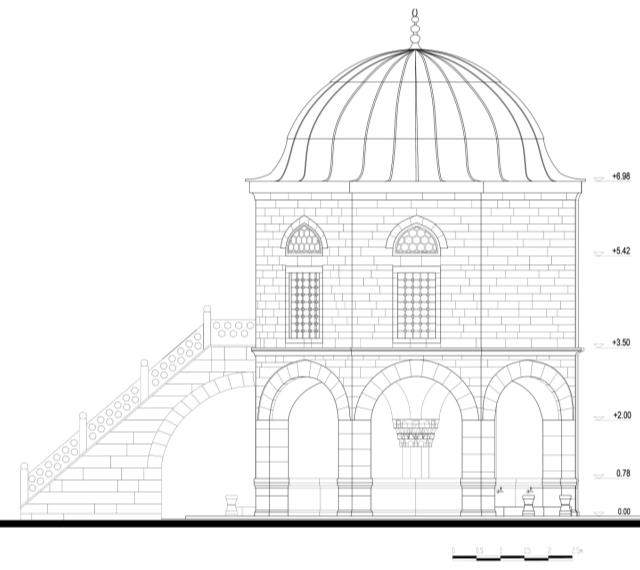
#> input picture docs/documents-context/eserler/koza-han/ref/plan/guler2020_pdf021_mescit_bati_cephesi.png, 640 x 570 px, given in place of bati_orto.png, which was not available
$ python yan_yana.py
#> lines starting #> are read from the running program, lines starting #| are printed output that depends on the picture; after the words box and inside, x2 and y2 are one past the last pixel; in counts of white or black regions, pixels touching at a corner belong together; pictures that were not available may be replaced by others from this repository, and a replacement may not be noted
# AKAR · Orhan Bey Camii · ortografik render ↔ Ayverdi çizimi bindirmesi (aynı ölçek: 35 px/m, zemin hizalı).
# Çalıştırma (Pillow + numpy gerekli):  python yan_yana.py <surum>
# Render: 1400 × 900, orto 40 m → 35 px/m, zemin y = 870, bina ortası x = 700 (build_vNN.py ile aynı).
import sys, os
import numpy as np
from PIL import Image, ImageDraw
HERE = os.path.dirname(os.path.abspath(__file__)); SURUM = sys.argv[1] if len(sys.argv) > 1 else "v01"
K = os.path.normpath(os.path.join(HERE, "..", "..", "kontrol", SURUM))   # 3d/build/araclar → 3d/kontrol
REF = os.path.normpath(os.path.join(HERE, "..", "..", "..", "ref", "plan"))
PPM, ZEMIN, ORTA = 35.0, 870, 700
# (render, çizim, çizim px/m (doğrulanmış), çizimde zemin y, çizimde bina ortası x, kırpma kutusu, başlık)
IS = [("bati_orto", "yurt2024_pdf217_kesit_on-cephe1_ayverdi.png", 33.2, 2001, 275 + 18.6 * 33.2, (260, 1150, 1560, 2030),
       "BATI orto ↔ Ayverdi yan cephe (33,2 px/m; uzunluk 33,4 m = plan)"),
      ("kuzey_orto", "yurt2024_pdf218_on-cephe2_kuzey_ayverdi.png", 40.0 * 26.9 / 25.7, 1289, 366 + 13.8 * 40.0, (270, 200, 1560, 1300),
       "KUZEY orto ↔ Ayverdi ön cephe (çubuk %4,7 hatalı; plan genişliği 25,7 m ile ölçeklendi)")]
for rnd, ref, ppm, zy, cx, box, baslik in IS:
    R0 = Image.open(os.path.join(K, rnd + ".png")).convert("RGBA"); R = Image.new("RGBA", R0.size, (231, 231, 231, 255)); R.alpha_composite(R0); R = R.convert("RGB")   # v06: saydam render açık gri zemine
#> further down, R is the input picture: PIL image 640x570 RGB; min 0, max 255, mean 244.4
    C = Image.open(os.path.join(REF, ref)).convert("L").crop(box)
#> C: PIL image 1300x880 L; every value is 0
    s = PPM / ppm; C = C.resize((int(C.width * s), int(C.height * s)), Image.LANCZOS)
#> after `C = C.resize((int(C.width * s), int(C.height * s)), Image.LANCZOS)`: C: PIL image 1370x927 L; every value is 0
    ox, oy = int(ORTA - (cx - box[0]) * s), int(ZEMIN - (zy - box[1]) * s)
    L = Image.new("L", R.size, 255); L.paste(C, (ox, oy))
#> after `L = Image.new('L', R.size, 255)`: L: PIL image 640x570 L; every value is 255
#> after `L.paste(C, (ox, oy))`:
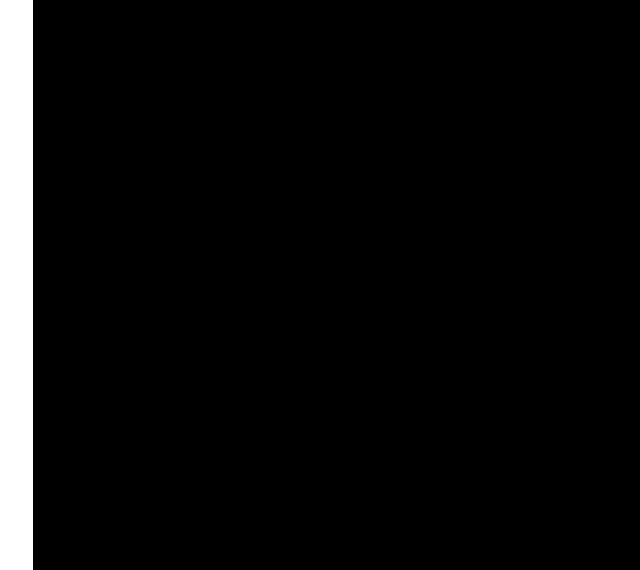
#> L: PIL image 640x570 L; 5.2% white; 1 white region, box (x1, y1, x2, y2) and area: (0, 0, 33, 570) 18810
    r = np.asarray(R).astype(float); l = np.asarray(L).astype(float)[..., None] / 255.0
    ust = (r * (0.35 + 0.65 * l)); ust[(l[..., 0] < 0.5)] = [20, 20, 160]          # çizgiler lacivert
#> after `ust = r * (0.35 + 0.65 * l)`:
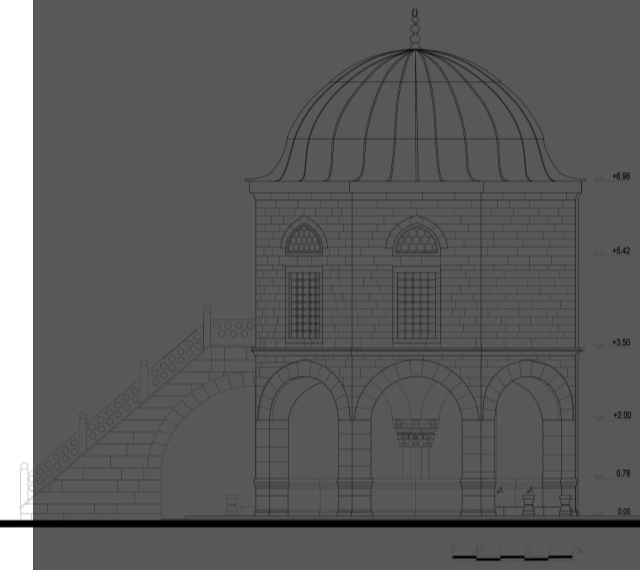
#> ust: shape (570, 640, 3) float64; min 0, max 255, mean 94
#> after `ust[l[..., 0] < 0.5] = [20, 20, 160]`:
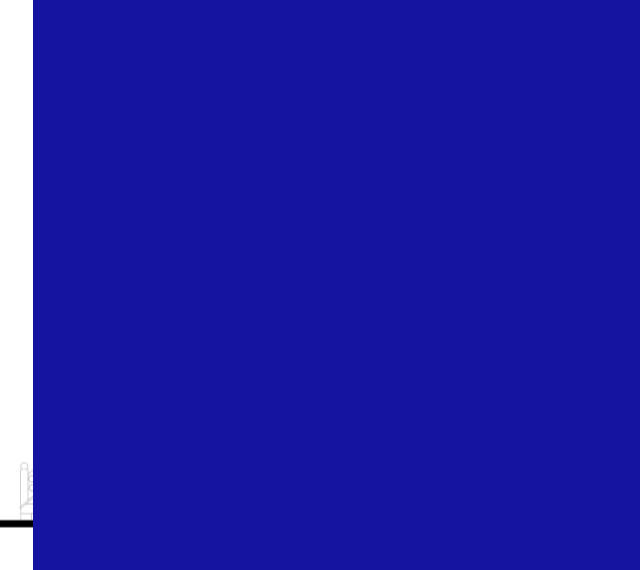
#> ust: shape (570, 640, 3) float64; mean R, G, B 31.9, 31.9, 164.7
    B = Image.fromarray(ust.clip(0, 255).astype("uint8")); ImageDraw.Draw(B).text((12, 10), baslik, fill=(0, 0, 0))
    Y = Image.new("RGB", (R.width, R.height * 2), "white"); Y.paste(R, (0, 0)); Y.paste(Image.merge("RGB", [L] * 3), (0, R.height))
#> after `Y = Image.new('RGB', (R.width, R.height * 2), 'white')`: Y: PIL image 640x1140 RGB; every value is 255
#> after `Y.paste(R, (0, 0))`:
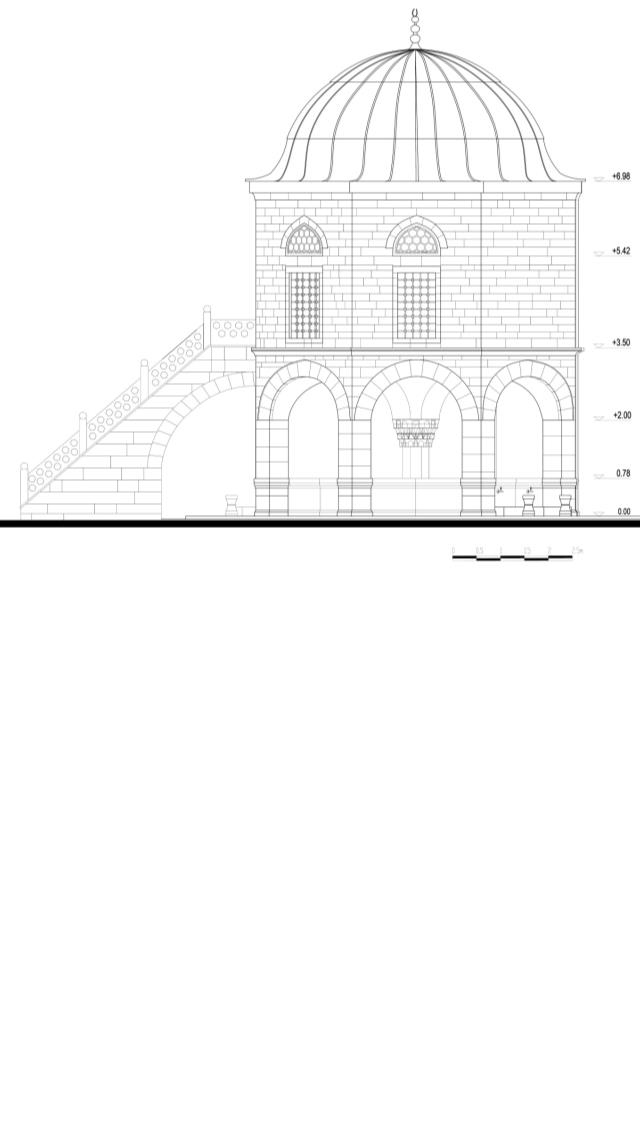
#> Y: PIL image 640x1140 RGB; min 0, max 255, mean 249.7
#> after `Y.paste(Image.merge('RGB', [L] * 3), (0, R.height))`:
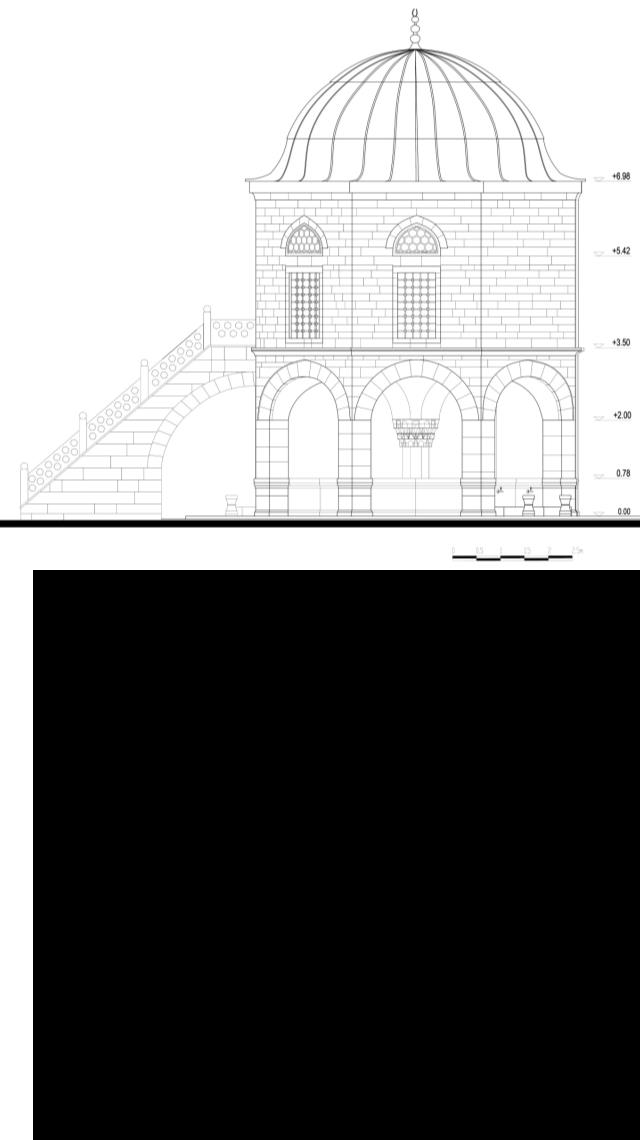
#> Y: PIL image 640x1140 RGB; min 0, max 255, mean 128.8
    B.save(os.path.join(K, f"bindirme_{rnd}.png")); Y.save(os.path.join(K, f"yan_yana_{rnd}.png")); print("ok", rnd)
#| ok bati_orto
#> (the run stopped early here; a loop or call above may not have finished)
